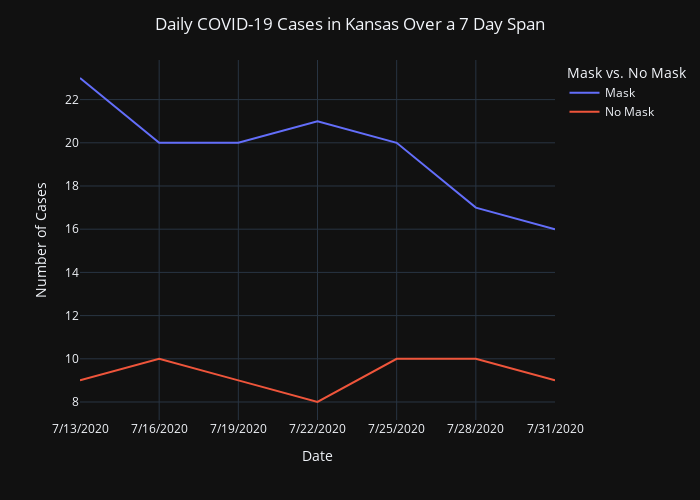

This figure's notebook cell:
### Markdown cell above
**3) Answer** I had to get help with the coding the plot online because I couldn't figure out how to add both the 'count_mask' and the 'count_nomask' variables on the plot to accurately compare them. However, I do understand the plot below. I created new data with three different variables, "X", "Mask", and "No Mask". Where "X" is the dates, "Mask" is mask wearing, and "No Mask" is no mask wearing. Than I created a new data frame and set the index to "X". Finally, I created a line plot and edited the graph.

### Code cell
data = {'X': ['7/13/2020','7/16/2020','7/19/2020','7/22/2020','7/25/2020','7/28/2020','7/31/2020'],
    'Mask': [23,20,20,21,20,17,16],
    'No Mask': [9,10,9,8,10,10,9]}
DF_line=pd.DataFrame(data)
DF_line.set_index('X',inplace=True)
fig=px.line(DF_line)
fig.update_layout(title='Daily COVID-19 Cases in Kansas Over a 7 Day Span',
                  title_x=0.5,
                  xaxis_title="Date",
                  yaxis_title="Number of Cases",
                  legend_title='Mask vs. No Mask',
                  template="plotly_dark",
                  autosize=True,
                  width=700,
                  height=500)
fig.show()

### Figure 1 — Plotly figure (JSON) as saved in the notebook; plotly's stock layout.template omitted (floating-point values rounded to 4 significant figures)
{"data": [{"hovertemplate": "variable=Mask<br>X=%{x}<br>value=%{y}<extra></extra>", "legendgroup": "Mask", "line": {"color": "#636efa", "dash": "solid"}, "marker": {"symbol": "circle"}, "mode": "lines", "name": "Mask", "orientation": "v", "showlegend": true, "type": "scatter", "x": ["7/13/2020", "7/16/2020", "7/19/2020", "7/22/2020", "7/25/2020", "7/28/2020", "7/31/2020"], "xaxis": "x", "y": [23, 20, 20, 21, 20, 17, 16], "yaxis": "y"}, {"hovertemplate": "variable=No Mask<br>X=%{x}<br>value=%{y}<extra></extra>", "legendgroup": "No Mask", "line": {"color": "#EF553B", "dash": "solid"}, "marker": {"symbol": "circle"}, "mode": "lines", "name": "No Mask", "orientation": "v", "showlegend": true, "type": "scatter", "x": ["7/13/2020", "7/16/2020", "7/19/2020", "7/22/2020", "7/25/2020", "7/28/2020", "7/31/2020"], "xaxis": "x", "y": [9, 10, 9, 8, 10, 10, 9], "yaxis": "y"}], "layout": {"autosize": true, "height": 500, "legend": {"title": {"text": "Mask vs. No Mask"}, "tracegroupgap": 0}, "margin": {"t": 60}, "title": {"text": "Daily COVID-19 Cases in Kansas Over a 7 Day Span", "x": 0.5}, "width": 700, "xaxis": {"anchor": "y", "autorange": true, "domain": [0, 1], "range": [0, 6], "title": {"text": "Date"}, "type": "category"}, "yaxis": {"anchor": "x", "autorange": true, "domain": [0, 1], "range": [7.167, 23.83], "title": {"text": "Number of Cases"}, "type": "linear"}}}
